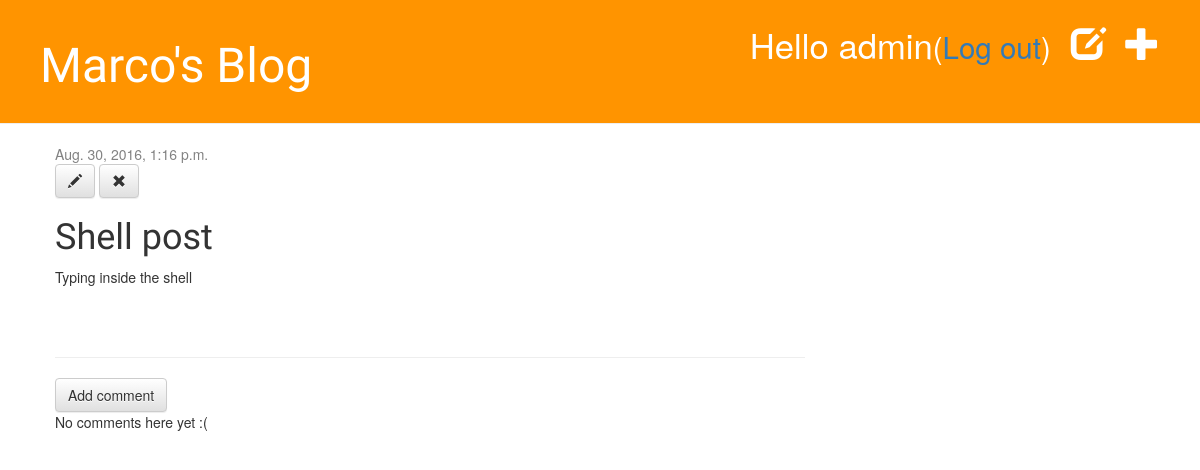
/post/6/ (signed in), run on an earlier commit of the app's database.
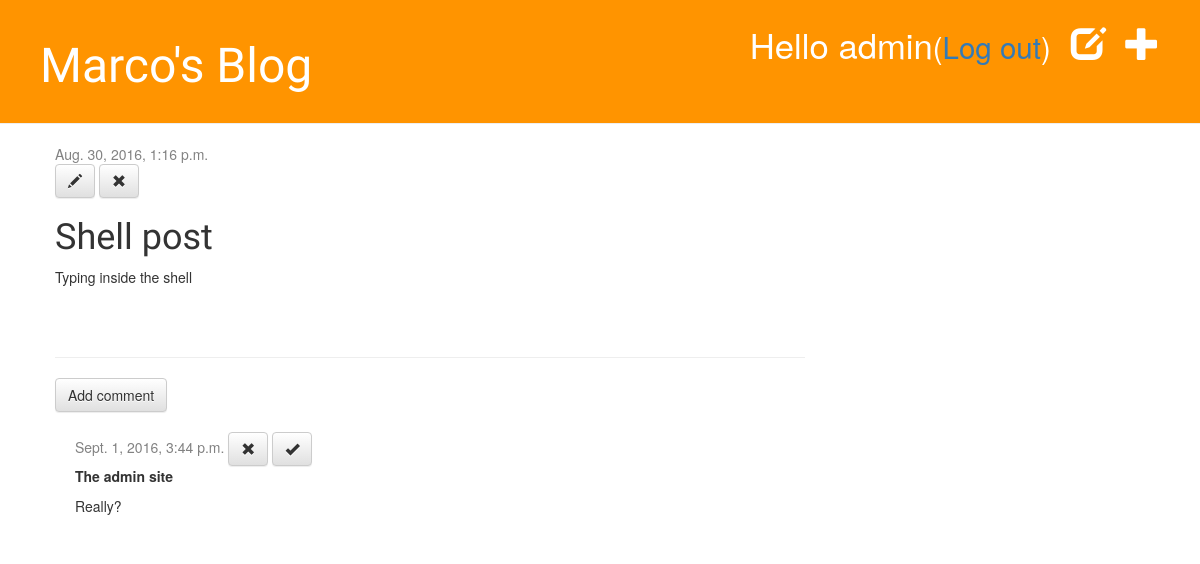
And on a later commit of the database.
### blog/models.py (models this page shows, shortened)
class Post(models.Model):
    author = models.ForeignKey('auth.User')
    title = models.CharField(max_length=200)
    text = models.TextField()
    created_date = models.DateTimeField(default=timezone.now)
    published_date = models.DateTimeField(blank=True, null=True)

class Comment(models.Model):
    post = models.ForeignKey('blog.Post', related_name='comments')
    author = models.CharField(max_length=200)
    text = models.TextField()
    created_date = models.DateTimeField(default=timezone.now)
    approved_comment = models.BooleanField(default=False)

### blog/views.py (the view)
# urls.py: url(r'^post/(?P<pk>\d+)/$', views.post_detail, name='post_detail'),
def post_detail(request, pk):
    post = get_object_or_404(Post, pk=pk)
    return render(request, 'blog/post_detail.html', {'post': post})

### blog/templates/blog/post_detail.html
{% extends 'blog/base.html' %}
{% block content %}
    <div class="post">
        {% if post.published_date %}
            <div class="date">
                {{ post.published_date }}
            </div>
        {% else %}
            <a class="btn btn-default" href="{% url 'post_publish' pk=post.pk %}">Publish</a>
        {% endif %}
        {% if user.is_authenticated %}
             <a class="btn btn-default" href="{% url 'post_edit' pk=post.pk %}"><span class="glyphicon glyphicon-pencil"></span></a>
             <a class="btn btn-default" href="{% url 'post_remove' pk=post.pk %}"><span class="glyphicon glyphicon-remove"></span></a>
        {% endif %}
        <h1>{{ post.title }}</h1>
        <p>{{ post.text|linebreaksbr }}</p>
    </div>
    <hr>
    <a class="btn btn-default" href="{% url 'add_comment_to_post' pk=post.pk %}">Add comment</a>
    {% for comment in post.comments.all %}
        {% if user.is_authenticated or comment.approved_comment %}
        <div class="comment">
            <div class="date">
                {{ comment.created_date }}
                {% if not comment.approved_comment %}
                    <a class="btn btn-default" href="{% url 'comment_remove' pk=comment.pk %}"><span class="glyphicon glyphicon-remove"></span></a>
                    <a class="btn btn-default" href="{% url 'comment_approve' pk=comment.pk %}"><span class="glyphicon glyphicon-ok"></span></a>
                {% endif %}
            </div>
            <strong>{{ comment.author }}</strong>
            <p>{{ comment.text|linebreaks }}</p>
        </div>
        {% endif %}
    {% empty %}
        <p>No comments here yet :(</p>
    {% endfor %}
{% endblock %}

### blog/templates/blog/base.html (shortened to what this page needs)
{% load staticfiles %}
<!DOCTYPE html>
<html>
<head>
    <link rel="stylesheet" href="//maxcdn.bootstrapcdn.com/bootstrap/3.2.0/css/bootstrap.min.css">
    <link rel="stylesheet" href="//maxcdn.bootstrapcdn.com/bootstrap/3.2.0/css/bootstrap-theme.min.css">
    <link rel="stylesheet" href="{% static 'css/blog.css' %}">
</head>
<body>
    <div class="page-header">
        {% if user.is_authenticated %}
            <a href="{% url 'post_new' %}" class="top-menu"><span class="glyphicon glyphicon-plus"></span></a>
            <a href="{% url 'post_draft_list' %}" class="top-menu"><span class="glyphicon glyphicon-edit"></span></a>
            <p class="top-menu">Hello {{ user.username }}<small>(<a href="{% url 'logout' %}">Log out</a>)</small></p>
        {% else %}
            <a href="{% url 'login' %}" class="top-menu"><span class="glyphicon glyphicon-lock"></span></a>
        {% endif %}
        <h1><a href="/">Marco's Blog</a></h1>
    </div>
    <div class="content container">
        <div class="row">
            <div class="col-md-8">
            {% block content %}
            {% endblock %}
            </div>
        </div>
    </div>
</body>
</html>

### blog/static/css/blog.css (style rules this page uses)
.page-header { background-color: #ff9400; margin-top: 0; padding: 20px 20px 20px 40px; }
.page-header h1, .page-header h1 a, .page-header h1 a:visited, .page-header h1 a:active { color: #ffffff; font-size: 36pt; text-decoration: none; }
.content { margin-left: 40px; }
h1, h2, h3, h4 { font-family: 'Lobster', cursive; }
.date { color: #828282; }
.top-menu, .top-menu:hover, .top-menu:visited { color: #ffffff; float: right; font-size: 26pt; margin-right: 20px; }
.post { margin-bottom: 70px; }
.comment { margin: 20px 0px 20px 20px; }

What changed in the data, as far as the page shows it:
added Comment: created_date "Sept. 1, 2016, 3:44 p.m.", approved_comment False (drawn), author "The admin site", text "Really?"
Also different on the page:
text no longer shown: "No comments here yet :("
